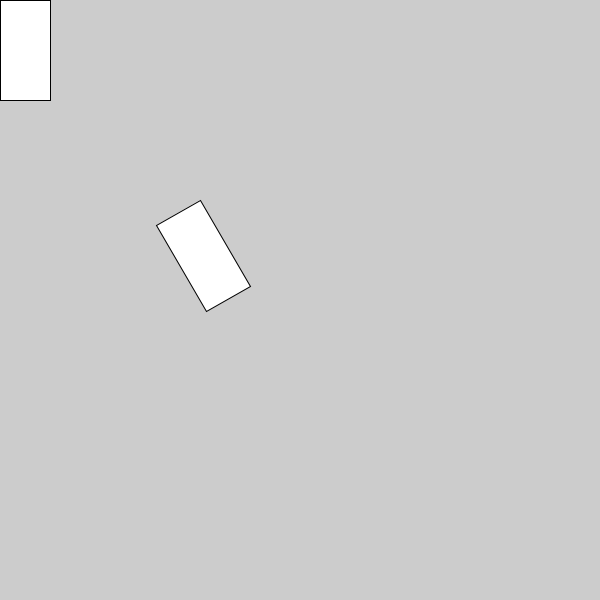
Frame 1 (no input)
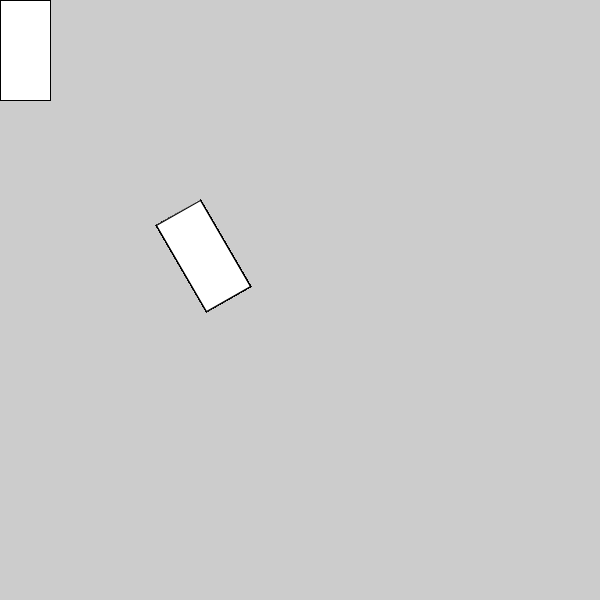
Frame 60 (the mouse pressed at the canvas centre just before this capture)
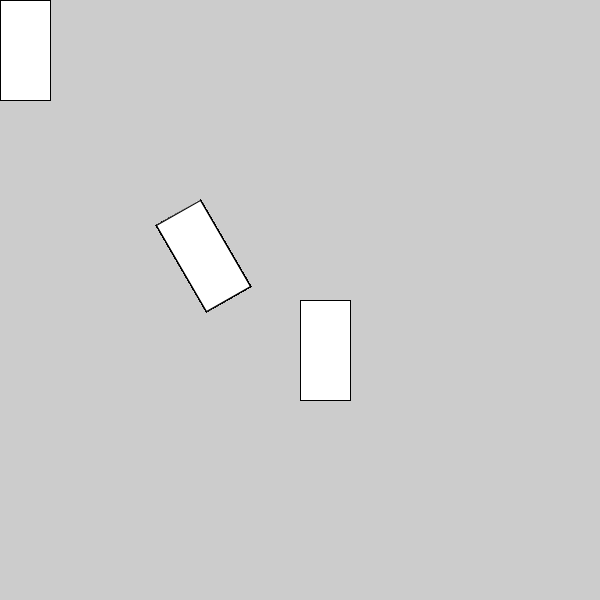
Frame 120 (the mouse held since frame 60 and released just before this capture)

The Processing sketch that drew these frames (run headless with seeded random() and noise(); from frame 60 on, the mouse is pressed at the canvas centre):

// Processing sketch: PixelCollisionRedGreen
// ── PixelCollisionRedGreen.pde
PGraphics pgCollision;
boolean collDetected = false;

void setup() {
  size(600, 600);
  pgCollision = createGraphics(width, height);
}

void draw() {
  clear();

  pgCollision.beginDraw();
  pgCollision.clear();
  pgCollision.fill(255, 0, 0,200);
  pgCollision.pushMatrix();
  pgCollision.translate(200,200);
  pgCollision.rotate(PI/3);
  pgCollision.rect(0,0,100,50);
  pgCollision.popMatrix();
  pgCollision.fill(0,255,0,200);
  pgCollision.rect(mouseX,mouseY,50,100);
  noTint();
  
  //check all pixels for ones that contain both red and green
  pgCollision.loadPixels();
  boolean collDetected = false;
  for (int i = 0; i < width*height; i++) {
    color c = pgCollision.pixels[i];
    if ( red(c)>0 && green(c)>0 ) {
      collDetected = true;
      break;
    }
  }
  if (collDetected) {
    text("collision detected!",50,50);
  }
  pushMatrix();
  translate(200,200);
  rotate(PI/3);
  rect(0,0,100,50);
  popMatrix();
  rect(mouseX,mouseY,50,100);
}
